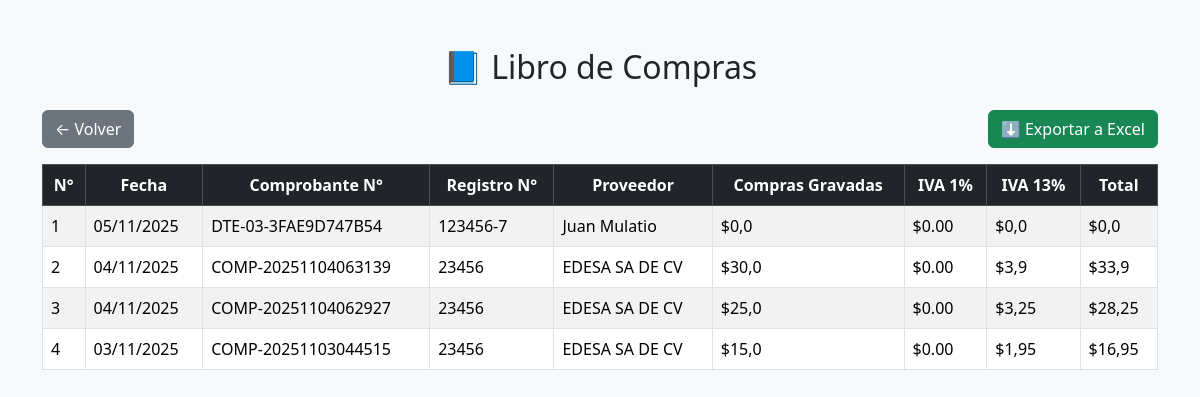
Before: /libros/compras/ (signed in) with the older database file.
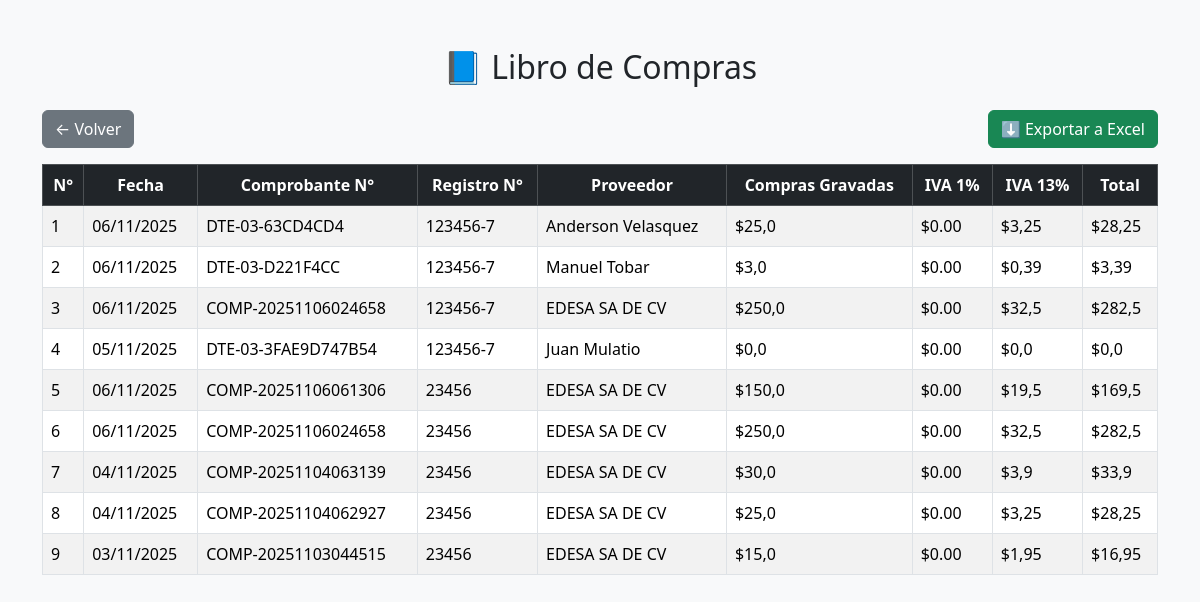
After: the same page with the newer database file.
### Modulos/Facturacion/models.py (models this page shows, shortened)
class Empresa(models.Model):
    nombre = models.CharField(max_length=120)
    nit = models.CharField(max_length=20, unique=True)
    nrc = models.CharField(max_length=20, unique=True)
    direccion = models.TextField()
    telefono = models.CharField(max_length=20, blank=True, null=True)
    correo = models.EmailField(blank=True, null=True)
    actividad_economica = models.CharField(max_length=150, blank=True, null=True)
    representante_legal = models.CharField(max_length=100, blank=True, null=True)

class DTE(models.Model):
    TIPO_DTE_CHOICES = [
        ('01', 'Factura'),
        ('03', 'Comprobante de Crédito Fiscal'),
        ('05', 'Nota de Crédito'),
        ('06', 'Nota de Débito'),
        ('07', 'Retención'),
        ('11', 'Liquidación'),
    ]
    ESTADOS = [
        ('Activo', 'Activo'),
        ('Anulado', 'Anulado'),
    ]
    empresa = models.ForeignKey(Empresa, on_delete=models.CASCADE)
    cliente = models.ForeignKey(Cliente, on_delete=models.CASCADE)
    usuario = models.ForeignKey(User, on_delete=models.SET_NULL, null=True, blank=True)  # 🔹 quién emitió
    tipo_dte = models.CharField(max_length=2, choices=TIPO_DTE_CHOICES, default='01')
    numero_control = models.CharField(max_length=50, unique=True)
    fecha_emision = models.DateTimeField(auto_now_add=True)
    condicion_pago = models.CharField(max_length=20, default='Contado')
    subtotal = models.DecimalField(max_digits=10, decimal_places=2, default=0)
    iva = models.DecimalField(max_digits=10, decimal_places=2, default=0)
    total = models.DecimalField(max_digits=10, decimal_places=2, default=0)
    codigo_generacion = models.CharField(max_length=100, blank=True, null=True)
    sello_recepcion = models.CharField(max_length=150, blank=True, null=True)
    estado = models.CharField(max_length=10, choices=ESTADOS, default='Activo')

class Cliente(models.Model):
    nombre = models.CharField(max_length=120)
    nit = models.CharField(max_length=20)
    nrc = models.CharField(max_length=20, blank=True, null=True)
    direccion = models.TextField()
    correo = models.EmailField(blank=True, null=True)
    telefono = models.CharField(max_length=20, blank=True, null=True)

class Compra(models.Model):
    fecha = models.DateTimeField(default=now)
    comprobante_numero = models.CharField(max_length=50)
    registro_nrc = models.CharField(max_length=20)
    proveedor = models.CharField(max_length=150)
    compras_gravadas = models.DecimalField(max_digits=10, decimal_places=2)
    iva_1 = models.DecimalField(max_digits=10, decimal_places=2, default=Decimal('0.00'))
    iva_13 = models.DecimalField(max_digits=10, decimal_places=2)
    total = models.DecimalField(max_digits=10, decimal_places=2)

### Modulos/Facturacion/views.py (the view)
# urls.py: path('libros/compras/', views.libro_compras, name='libro_compras'),
@login_required
def libro_compras(request):
    dtes = DTE.objects.filter(tipo_dte='03', estado='Activo').order_by('-fecha_emision')
    compras_dte = []
    for dte in dtes:
        proveedor = (
            dte.codigo_generacion.replace("Compra a proveedor: ", "")
            if dte.codigo_generacion and "Compra a proveedor:" in dte.codigo_generacion
            else (dte.cliente.nombre if hasattr(dte.cliente, "nombre") else "N/A")
        )
        compras_dte.append({
            "fecha": dte.fecha_emision.strftime("%d/%m/%Y"),
            "comprobante": dte.numero_control,
            "registro": dte.empresa.nrc if hasattr(dte.empresa, "nrc") else "—",
            "proveedor": proveedor,
            "gravadas": float(dte.subtotal),
            "iva": float(dte.iva),
            "total": float(dte.total),
        })
    compras_extra = [
        {
            "fecha": c.fecha.strftime("%d/%m/%Y"),
            "comprobante": c.comprobante_numero,
            "registro": c.registro_nrc,
            "proveedor": c.proveedor,
            "gravadas": float(c.compras_gravadas),
            "iva": float(c.iva_13),
            "total": float(c.total),
        }
        for c in Compra.objects.all().order_by('-fecha')
    ]
    compras = compras_dte + compras_extra
    return render(request, 'Facturacion/libro_compras.html', {'compras': compras})

### Modulos/Facturacion/templates/Facturacion/libro_compras.html (shortened to what this page needs)
{% load static %}
<!DOCTYPE html>
<html lang="es">
<head>
    <link href="https://cdn.jsdelivr.net/npm/bootstrap@5.3.3/dist/css/bootstrap.min.css" rel="stylesheet">
</head>
<body class="bg-light">
<div class="container mt-5">
    <h2 class="text-center mb-4">📘 Libro de Compras</h2>
    <div class="d-flex justify-content-between mb-3">
        <a href="{% url 'menu_catalogos' %}" class="btn btn-secondary">← Volver</a>
        <a href="?exportar=1" class="btn btn-success">⬇ Exportar a Excel</a>
    </div>
    <table class="table table-bordered table-striped">
        <thead class="table-dark text-center">
            <tr>
                <th>N°</th><th>Fecha</th><th>Comprobante N°</th><th>Registro N°</th>
                <th>Proveedor</th><th>Compras Gravadas</th><th>IVA 1%</th><th>IVA 13%</th><th>Total</th>
            </tr>
        </thead>
        <tbody>
            {% for c in compras %}
            <tr>
                <td>{{ forloop.counter }}</td>
                <td>{{ c.fecha }}</td>
                <td>{{ c.comprobante }}</td>
                <td>{{ c.registro }}</td>
                <td>{{ c.proveedor }}</td>
                <td>${{ c.gravadas }}</td>
                <td>$0.00</td>
                <td>${{ c.iva }}</td>
                <td>${{ c.total }}</td>
            </tr>
            {% endfor %}
        </tbody>
    </table>
</div>
</body>
</html>

Changed rows visible on the page:
added DTE: comprobante "DTE-03-63CD4CD4"
added Cliente: proveedor "Anderson Velasquez"
added DTE: comprobante "DTE-03-D221F4CC"
now on this page (row unchanged): Cliente: proveedor "Manuel Tobar"
added DTE: comprobante "COMP-20251106024658"
added Compra: comprobante "COMP-20251106061306", registro "23456", proveedor "EDESA SA DE CV"
added Compra: comprobante "COMP-20251106024658", registro "23456", proveedor "EDESA SA DE CV"
Other visible differences:
new list line: "1 06/11/2025 $ 25,0 $0.00 $ 3,25 $ 28,25"
new list line: "123456-7"
new list line: "2 06/11/2025 $ 3,0 $0.00 $ 0,39 $ 3,39"
new list line: "3 06/11/2025 EDESA SA DE CV $ 250,0 $0.00 $ 32,5 $ 282,5"
new list line: "5 06/11/2025 $ 150,0 $0.00 $ 19,5 $ 169,5"
new list line: "6 06/11/2025 $ 250,0 $0.00 $ 32,5 $ 282,5"
